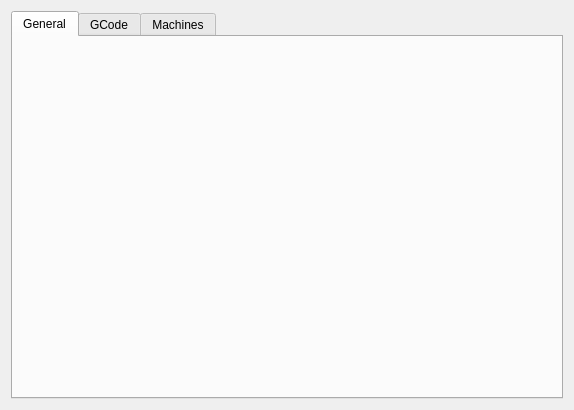
<?xml version="1.0" encoding="UTF-8"?>
<ui version="4.0">
 <class>ConfigurationDialog</class>
 <widget class="QDialog" name="ConfigurationDialog">
  <property name="geometry">
   <rect>
    <x>0</x>
    <y>0</y>
    <width>574</width>
    <height>410</height>
   </rect>
  </property>
  <property name="windowTitle">
   <string>Dialog</string>
  </property>
  <layout class="QGridLayout" name="gridLayout">
   <item row="0" column="0">
    <widget class="QTabWidget" name="tabWidget">
     <property name="currentIndex">
      <number>0</number>
     </property>
     <widget class="QWidget" name="tab">
      <attribute name="title">
       <string>General</string>
      </attribute>
     </widget>
     <widget class="QWidget" name="tab_2">
      <attribute name="title">
       <string>GCode</string>
      </attribute>
     </widget>
     <widget class="QWidget" name="tab_3">
      <attribute name="title">
       <string>Machines</string>
      </attribute>
      <layout class="QGridLayout" name="gridLayout_2">
       <item row="0" column="0" colspan="2">
        <widget class="QTableWidget" name="machinesTableWidget">
         <column>
          <property name="text">
           <string>Name</string>
          </property>
         </column>
         <column>
          <property name="text">
           <string>Type</string>
          </property>
         </column>
        </widget>
       </item>
       <item row="1" column="0">
        <layout class="QHBoxLayout" name="horizontalLayout">
         <property name="topMargin">
          <number>0</number>
         </property>
         <item>
          <spacer name="horizontalSpacer">
           <property name="orientation">
            <enum>Qt::Horizontal</enum>
           </property>
           <property name="sizeHint" stdset="0">
            <size>
             <width>40</width>
             <height>20</height>
            </size>
           </property>
          </spacer>
         </item>
         <item>
          <widget class="QToolButton" name="addMachineToolButton">
           <property name="minimumSize">
            <size>
             <width>25</width>
             <height>25</height>
            </size>
           </property>
           <property name="maximumSize">
            <size>
             <width>25</width>
             <height>25</height>
            </size>
           </property>
           <property name="text">
            <string>+</string>
           </property>
          </widget>
         </item>
         <item>
          <widget class="QToolButton" name="supprMachineToolButton">
           <property name="minimumSize">
            <size>
             <width>25</width>
             <height>25</height>
            </size>
           </property>
           <property name="maximumSize">
            <size>
             <width>25</width>
             <height>25</height>
            </size>
           </property>
           <property name="text">
            <string>-</string>
           </property>
          </widget>
         </item>
         <item>
          <widget class="QToolButton" name="configMachineToolButton">
           <property name="text">
            <string>C</string>
           </property>
          </widget>
         </item>
        </layout>
       </item>
      </layout>
     </widget>
    </widget>
   </item>
  </layout>
 </widget>
 <resources/>
 <connections/>
</ui>
